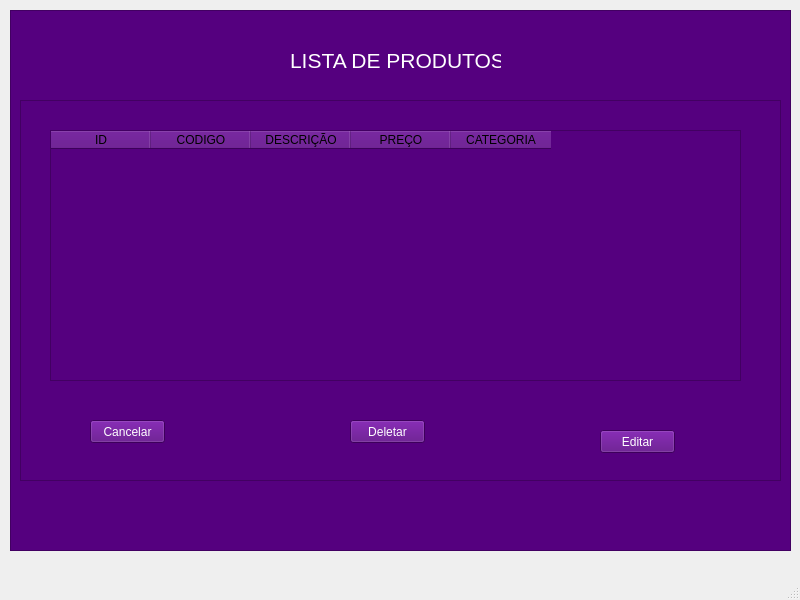
<?xml version="1.0" encoding="UTF-8"?>
<ui version="4.0">
 <class>MainWindow</class>
 <widget class="QMainWindow" name="MainWindow">
  <property name="geometry">
   <rect>
    <x>0</x>
    <y>0</y>
    <width>800</width>
    <height>600</height>
   </rect>
  </property>
  <property name="windowTitle">
   <string>MainWindow</string>
  </property>
  <widget class="QWidget" name="centralwidget">
   <widget class="QFrame" name="frame">
    <property name="geometry">
     <rect>
      <x>10</x>
      <y>10</y>
      <width>781</width>
      <height>541</height>
     </rect>
    </property>
    <property name="styleSheet">
     <string notr="true">background-color: rgb(85, 0, 127);
color: rgb(255, 255, 255);</string>
    </property>
    <property name="frameShape">
     <enum>QFrame::StyledPanel</enum>
    </property>
    <property name="frameShadow">
     <enum>QFrame::Raised</enum>
    </property>
    <widget class="QLabel" name="label">
     <property name="geometry">
      <rect>
       <x>280</x>
       <y>40</y>
       <width>211</width>
       <height>21</height>
      </rect>
     </property>
     <property name="font">
      <font>
       <pointsize>16</pointsize>
      </font>
     </property>
     <property name="text">
      <string>LISTA DE PRODUTOS</string>
     </property>
    </widget>
    <widget class="QTableWidget" name="tableWidget">
     <property name="geometry">
      <rect>
       <x>10</x>
       <y>90</y>
       <width>761</width>
       <height>381</height>
      </rect>
     </property>
    </widget>
    <widget class="QPushButton" name="pushButton">
     <property name="geometry">
      <rect>
       <x>80</x>
       <y>410</y>
       <width>75</width>
       <height>23</height>
      </rect>
     </property>
     <property name="text">
      <string>Cancelar</string>
     </property>
    </widget>
    <widget class="QPushButton" name="pushButton_2">
     <property name="geometry">
      <rect>
       <x>340</x>
       <y>410</y>
       <width>75</width>
       <height>23</height>
      </rect>
     </property>
     <property name="text">
      <string>Deletar</string>
     </property>
    </widget>
    <widget class="QPushButton" name="pushButton_3">
     <property name="geometry">
      <rect>
       <x>590</x>
       <y>420</y>
       <width>75</width>
       <height>23</height>
      </rect>
     </property>
     <property name="text">
      <string>Editar</string>
     </property>
    </widget>
    <widget class="QTableWidget" name="tableWidget_2">
     <property name="geometry">
      <rect>
       <x>40</x>
       <y>120</y>
       <width>691</width>
       <height>251</height>
      </rect>
     </property>
     <property name="styleSheet">
      <string notr="true">color: rgb(0, 0, 0);</string>
     </property>
     <column>
      <property name="text">
       <string>ID</string>
      </property>
     </column>
     <column>
      <property name="text">
       <string>CODIGO</string>
      </property>
     </column>
     <column>
      <property name="text">
       <string>DESCRIÇÃO</string>
      </property>
     </column>
     <column>
      <property name="text">
       <string>PREÇO</string>
      </property>
     </column>
     <column>
      <property name="text">
       <string>CATEGORIA</string>
      </property>
     </column>
    </widget>
   </widget>
  </widget>
  <widget class="QMenuBar" name="menubar">
   <property name="geometry">
    <rect>
     <x>0</x>
     <y>0</y>
     <width>800</width>
     <height>21</height>
    </rect>
   </property>
  </widget>
  <widget class="QStatusBar" name="statusbar"/>
 </widget>
 <resources/>
 <connections/>
</ui>
